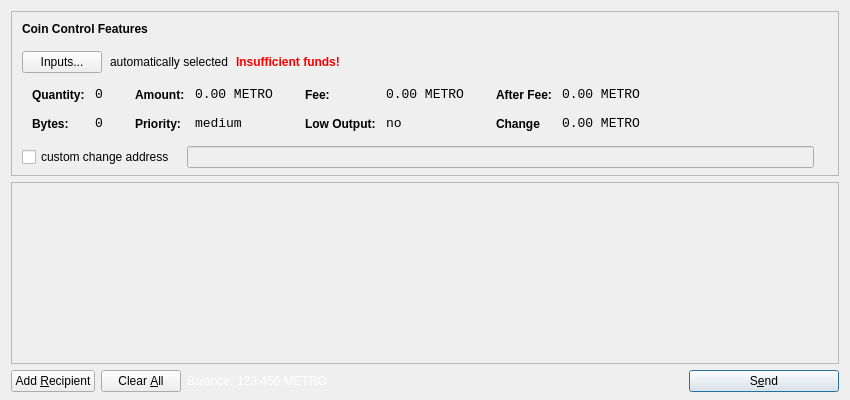
<?xml version="1.0" encoding="UTF-8"?>
<ui version="4.0">
 <class>SendCoinsDialog</class>
 <widget class="QDialog" name="SendCoinsDialog">
  <property name="geometry">
   <rect>
    <x>0</x>
    <y>0</y>
    <width>850</width>
    <height>400</height>
   </rect>
  </property>
  <property name="windowTitle">
   <string>Send Coins</string>
  </property>
  <layout class="QVBoxLayout" name="verticalLayout" stretch="0,1,0">
   <property name="bottomMargin">
    <number>8</number>
   </property>
   <item>
    <widget class="QFrame" name="frameCoinControl">
     <property name="sizePolicy">
      <sizepolicy hsizetype="Expanding" vsizetype="Expanding">
       <horstretch>0</horstretch>
       <verstretch>0</verstretch>
      </sizepolicy>
     </property>
     <property name="maximumSize">
      <size>
       <width>16777215</width>
       <height>16777215</height>
      </size>
     </property>
     <property name="frameShape">
      <enum>QFrame::StyledPanel</enum>
     </property>
     <property name="frameShadow">
      <enum>QFrame::Sunken</enum>
     </property>
     <layout class="QVBoxLayout" name="verticalLayoutCoinControl2">
      <property name="spacing">
       <number>-1</number>
      </property>
      <property name="leftMargin">
       <number>0</number>
      </property>
      <property name="topMargin">
       <number>0</number>
      </property>
      <property name="rightMargin">
       <number>0</number>
      </property>
      <property name="bottomMargin">
       <number>6</number>
      </property>
      <item>
       <layout class="QVBoxLayout" name="verticalLayoutCoinControl" stretch="0,0,0,0,1">
        <property name="spacing">
         <number>0</number>
        </property>
        <property name="leftMargin">
         <number>10</number>
        </property>
        <property name="topMargin">
         <number>10</number>
        </property>
        <item>
         <layout class="QHBoxLayout" name="horizontalLayoutCoinControl1">
          <property name="bottomMargin">
           <number>15</number>
          </property>
          <item>
           <widget class="QLabel" name="labelCoinControlFeatures">
            <property name="sizePolicy">
             <sizepolicy hsizetype="Preferred" vsizetype="Maximum">
              <horstretch>0</horstretch>
              <verstretch>0</verstretch>
             </sizepolicy>
            </property>
            <property name="font">
             <font>
              <weight>75</weight>
              <bold>true</bold>
             </font>
            </property>
            <property name="styleSheet">
             <string notr="true">font-weight:bold;</string>
            </property>
            <property name="text">
             <string>Coin Control Features</string>
            </property>
           </widget>
          </item>
         </layout>
        </item>
        <item>
         <layout class="QHBoxLayout" name="horizontalLayoutCoinControl2" stretch="0,0,0,0">
          <property name="spacing">
           <number>8</number>
          </property>
          <property name="bottomMargin">
           <number>10</number>
          </property>
          <item>
           <widget class="QPushButton" name="pushButtonCoinControl">
            <property name="styleSheet">
             <string notr="true"/>
            </property>
            <property name="text">
             <string>Inputs...</string>
            </property>
           </widget>
          </item>
          <item>
           <widget class="QLabel" name="labelCoinControlAutomaticallySelected">
            <property name="text">
             <string>automatically selected</string>
            </property>
            <property name="margin">
             <number>5</number>
            </property>
           </widget>
          </item>
          <item>
           <widget class="QLabel" name="labelCoinControlInsuffFunds">
            <property name="font">
             <font>
              <weight>75</weight>
              <bold>true</bold>
             </font>
            </property>
            <property name="styleSheet">
             <string notr="true">color:red;font-weight:bold;</string>
            </property>
            <property name="text">
             <string>Insufficient funds!</string>
            </property>
            <property name="margin">
             <number>5</number>
            </property>
           </widget>
          </item>
          <item>
           <spacer name="horizontalSpacerCoinControl">
            <property name="orientation">
             <enum>Qt::Horizontal</enum>
            </property>
            <property name="sizeHint" stdset="0">
             <size>
              <width>40</width>
              <height>1</height>
             </size>
            </property>
           </spacer>
          </item>
         </layout>
        </item>
        <item>
         <widget class="QWidget" name="widgetCoinControl" native="true">
          <property name="sizePolicy">
           <sizepolicy hsizetype="Preferred" vsizetype="Preferred">
            <horstretch>0</horstretch>
            <verstretch>0</verstretch>
           </sizepolicy>
          </property>
          <property name="minimumSize">
           <size>
            <width>0</width>
            <height>0</height>
           </size>
          </property>
          <property name="styleSheet">
           <string notr="true"/>
          </property>
          <layout class="QHBoxLayout" name="horizontalLayoutCoinControl5">
           <property name="margin">
            <number>0</number>
           </property>
           <item>
            <layout class="QHBoxLayout" name="horizontalLayoutCoinControl3" stretch="0,0,0,1">
             <property name="spacing">
              <number>20</number>
             </property>
             <property name="topMargin">
              <number>0</number>
             </property>
             <property name="bottomMargin">
              <number>10</number>
             </property>
             <item>
              <layout class="QFormLayout" name="formLayoutCoinControl1">
               <property name="horizontalSpacing">
                <number>10</number>
               </property>
               <property name="verticalSpacing">
                <number>14</number>
               </property>
               <property name="leftMargin">
                <number>10</number>
               </property>
               <property name="topMargin">
                <number>4</number>
               </property>
               <property name="rightMargin">
                <number>6</number>
               </property>
               <item row="0" column="0">
                <widget class="QLabel" name="labelCoinControlQuantityText">
                 <property name="styleSheet">
                  <string notr="true">font-weight:bold;</string>
                 </property>
                 <property name="text">
                  <string>Quantity:</string>
                 </property>
                 <property name="margin">
                  <number>0</number>
                 </property>
                </widget>
               </item>
               <item row="0" column="1">
                <widget class="QLabel" name="labelCoinControlQuantity">
                 <property name="font">
                  <font>
                   <family>Monospace</family>
                   <pointsize>10</pointsize>
                  </font>
                 </property>
                 <property name="cursor">
                  <cursorShape>IBeamCursor</cursorShape>
                 </property>
                 <property name="contextMenuPolicy">
                  <enum>Qt::ActionsContextMenu</enum>
                 </property>
                 <property name="text">
                  <string>0</string>
                 </property>
                 <property name="margin">
                  <number>0</number>
                 </property>
                 <property name="textInteractionFlags">
                  <set>Qt::LinksAccessibleByMouse|Qt::TextSelectableByKeyboard|Qt::TextSelectableByMouse</set>
                 </property>
                </widget>
               </item>
               <item row="1" column="0">
                <widget class="QLabel" name="labelCoinControlBytesText">
                 <property name="styleSheet">
                  <string notr="true">font-weight:bold;</string>
                 </property>
                 <property name="text">
                  <string>Bytes:</string>
                 </property>
                </widget>
               </item>
               <item row="1" column="1">
                <widget class="QLabel" name="labelCoinControlBytes">
                 <property name="font">
                  <font>
                   <family>Monospace</family>
                   <pointsize>10</pointsize>
                  </font>
                 </property>
                 <property name="cursor">
                  <cursorShape>IBeamCursor</cursorShape>
                 </property>
                 <property name="contextMenuPolicy">
                  <enum>Qt::ActionsContextMenu</enum>
                 </property>
                 <property name="text">
                  <string>0</string>
                 </property>
                 <property name="textInteractionFlags">
                  <set>Qt::LinksAccessibleByMouse|Qt::TextSelectableByKeyboard|Qt::TextSelectableByMouse</set>
                 </property>
                </widget>
               </item>
              </layout>
             </item>
             <item>
              <layout class="QFormLayout" name="formLayoutCoinControl2">
               <property name="horizontalSpacing">
                <number>10</number>
               </property>
               <property name="verticalSpacing">
                <number>14</number>
               </property>
               <property name="leftMargin">
                <number>6</number>
               </property>
               <property name="topMargin">
                <number>4</number>
               </property>
               <property name="rightMargin">
                <number>6</number>
               </property>
               <item row="0" column="0">
                <widget class="QLabel" name="labelCoinControlAmountText">
                 <property name="styleSheet">
                  <string notr="true">font-weight:bold;</string>
                 </property>
                 <property name="text">
                  <string>Amount:</string>
                 </property>
                 <property name="margin">
                  <number>0</number>
                 </property>
                </widget>
               </item>
               <item row="0" column="1">
                <widget class="QLabel" name="labelCoinControlAmount">
                 <property name="font">
                  <font>
                   <family>Monospace</family>
                   <pointsize>10</pointsize>
                  </font>
                 </property>
                 <property name="cursor">
                  <cursorShape>IBeamCursor</cursorShape>
                 </property>
                 <property name="contextMenuPolicy">
                  <enum>Qt::ActionsContextMenu</enum>
                 </property>
                 <property name="text">
                  <string>0.00 METRO</string>
                 </property>
                 <property name="textInteractionFlags">
                  <set>Qt::LinksAccessibleByMouse|Qt::TextSelectableByKeyboard|Qt::TextSelectableByMouse</set>
                 </property>
                </widget>
               </item>
               <item row="1" column="0">
                <widget class="QLabel" name="labelCoinControlPriorityText">
                 <property name="styleSheet">
                  <string notr="true">font-weight:bold;</string>
                 </property>
                 <property name="text">
                  <string>Priority:</string>
                 </property>
                </widget>
               </item>
               <item row="1" column="1">
                <widget class="QLabel" name="labelCoinControlPriority">
                 <property name="font">
                  <font>
                   <family>Monospace</family>
                   <pointsize>10</pointsize>
                  </font>
                 </property>
                 <property name="cursor">
                  <cursorShape>IBeamCursor</cursorShape>
                 </property>
                 <property name="contextMenuPolicy">
                  <enum>Qt::ActionsContextMenu</enum>
                 </property>
                 <property name="text">
                  <string>medium</string>
                 </property>
                 <property name="textInteractionFlags">
                  <set>Qt::LinksAccessibleByMouse|Qt::TextSelectableByKeyboard|Qt::TextSelectableByMouse</set>
                 </property>
                </widget>
               </item>
              </layout>
             </item>
             <item>
              <layout class="QFormLayout" name="formLayoutCoinControl3">
               <property name="horizontalSpacing">
                <number>10</number>
               </property>
               <property name="verticalSpacing">
                <number>14</number>
               </property>
               <property name="leftMargin">
                <number>6</number>
               </property>
               <property name="topMargin">
                <number>4</number>
               </property>
               <property name="rightMargin">
                <number>6</number>
               </property>
               <item row="0" column="0">
                <widget class="QLabel" name="labelCoinControlFeeText">
                 <property name="styleSheet">
                  <string notr="true">font-weight:bold;</string>
                 </property>
                 <property name="text">
                  <string>Fee:</string>
                 </property>
                 <property name="margin">
                  <number>0</number>
                 </property>
                </widget>
               </item>
               <item row="0" column="1">
                <widget class="QLabel" name="labelCoinControlFee">
                 <property name="font">
                  <font>
                   <family>Monospace</family>
                   <pointsize>10</pointsize>
                  </font>
                 </property>
                 <property name="cursor">
                  <cursorShape>IBeamCursor</cursorShape>
                 </property>
                 <property name="contextMenuPolicy">
                  <enum>Qt::ActionsContextMenu</enum>
                 </property>
                 <property name="text">
                  <string>0.00 METRO</string>
                 </property>
                 <property name="textInteractionFlags">
                  <set>Qt::LinksAccessibleByMouse|Qt::TextSelectableByKeyboard|Qt::TextSelectableByMouse</set>
                 </property>
                </widget>
               </item>
               <item row="1" column="0">
                <widget class="QLabel" name="labelCoinControlLowOutputText">
                 <property name="styleSheet">
                  <string notr="true">font-weight:bold;</string>
                 </property>
                 <property name="text">
                  <string>Low Output:</string>
                 </property>
                </widget>
               </item>
               <item row="1" column="1">
                <widget class="QLabel" name="labelCoinControlLowOutput">
                 <property name="font">
                  <font>
                   <family>Monospace</family>
                   <pointsize>10</pointsize>
                  </font>
                 </property>
                 <property name="cursor">
                  <cursorShape>IBeamCursor</cursorShape>
                 </property>
                 <property name="contextMenuPolicy">
                  <enum>Qt::ActionsContextMenu</enum>
                 </property>
                 <property name="text">
                  <string>no</string>
                 </property>
                 <property name="textInteractionFlags">
                  <set>Qt::LinksAccessibleByMouse|Qt::TextSelectableByKeyboard|Qt::TextSelectableByMouse</set>
                 </property>
                </widget>
               </item>
              </layout>
             </item>
             <item>
              <layout class="QFormLayout" name="formLayoutCoinControl4">
               <property name="horizontalSpacing">
                <number>10</number>
               </property>
               <property name="verticalSpacing">
                <number>14</number>
               </property>
               <property name="leftMargin">
                <number>6</number>
               </property>
               <property name="topMargin">
                <number>4</number>
               </property>
               <property name="rightMargin">
                <number>6</number>
               </property>
               <item row="0" column="0">
                <widget class="QLabel" name="labelCoinControlAfterFeeText">
                 <property name="styleSheet">
                  <string notr="true">font-weight:bold;</string>
                 </property>
                 <property name="text">
                  <string>After Fee:</string>
                 </property>
                 <property name="margin">
                  <number>0</number>
                 </property>
                </widget>
               </item>
               <item row="0" column="1">
                <widget class="QLabel" name="labelCoinControlAfterFee">
                 <property name="font">
                  <font>
                   <family>Monospace</family>
                   <pointsize>10</pointsize>
                  </font>
                 </property>
                 <property name="cursor">
                  <cursorShape>IBeamCursor</cursorShape>
                 </property>
                 <property name="contextMenuPolicy">
                  <enum>Qt::ActionsContextMenu</enum>
                 </property>
                 <property name="text">
                  <string>0.00 METRO</string>
                 </property>
                 <property name="textInteractionFlags">
                  <set>Qt::LinksAccessibleByMouse|Qt::TextSelectableByKeyboard|Qt::TextSelectableByMouse</set>
                 </property>
                </widget>
               </item>
               <item row="1" column="0">
                <widget class="QLabel" name="labelCoinControlChangeText">
                 <property name="styleSheet">
                  <string notr="true">font-weight:bold;</string>
                 </property>
                 <property name="text">
                  <string>Change</string>
                 </property>
                </widget>
               </item>
               <item row="1" column="1">
                <widget class="QLabel" name="labelCoinControlChange">
                 <property name="font">
                  <font>
                   <family>Monospace</family>
                   <pointsize>10</pointsize>
                  </font>
                 </property>
                 <property name="cursor">
                  <cursorShape>IBeamCursor</cursorShape>
                 </property>
                 <property name="contextMenuPolicy">
                  <enum>Qt::ActionsContextMenu</enum>
                 </property>
                 <property name="text">
                  <string>0.00 METRO</string>
                 </property>
                 <property name="textInteractionFlags">
                  <set>Qt::LinksAccessibleByMouse|Qt::TextSelectableByKeyboard|Qt::TextSelectableByMouse</set>
                 </property>
                </widget>
               </item>
              </layout>
             </item>
            </layout>
           </item>
          </layout>
         </widget>
        </item>
        <item>
         <layout class="QHBoxLayout" name="horizontalLayoutCoinControl4" stretch="0,0,0">
          <property name="spacing">
           <number>12</number>
          </property>
          <property name="sizeConstraint">
           <enum>QLayout::SetDefaultConstraint</enum>
          </property>
          <property name="topMargin">
           <number>5</number>
          </property>
          <property name="rightMargin">
           <number>5</number>
          </property>
          <item>
           <widget class="QCheckBox" name="checkBoxCoinControlChange">
            <property name="text">
             <string>custom change address</string>
            </property>
           </widget>
          </item>
          <item>
           <widget class="QLineEdit" name="lineEditCoinControlChange">
            <property name="enabled">
             <bool>false</bool>
            </property>
            <property name="sizePolicy">
             <sizepolicy hsizetype="Expanding" vsizetype="Fixed">
              <horstretch>0</horstretch>
              <verstretch>0</verstretch>
             </sizepolicy>
            </property>
           </widget>
          </item>
          <item>
           <widget class="QLabel" name="labelCoinControlChangeLabel">
            <property name="sizePolicy">
             <sizepolicy hsizetype="Preferred" vsizetype="Expanding">
              <horstretch>0</horstretch>
              <verstretch>0</verstretch>
             </sizepolicy>
            </property>
            <property name="minimumSize">
             <size>
              <width>0</width>
              <height>0</height>
             </size>
            </property>
            <property name="text">
             <string/>
            </property>
            <property name="margin">
             <number>3</number>
            </property>
           </widget>
          </item>
         </layout>
        </item>
        <item>
         <spacer name="verticalSpacerCoinControl">
          <property name="orientation">
           <enum>Qt::Vertical</enum>
          </property>
          <property name="sizeHint" stdset="0">
           <size>
            <width>800</width>
            <height>1</height>
           </size>
          </property>
         </spacer>
        </item>
       </layout>
      </item>
     </layout>
    </widget>
   </item>
   <item>
    <widget class="QScrollArea" name="scrollArea">
     <property name="widgetResizable">
      <bool>true</bool>
     </property>
     <widget class="QWidget" name="scrollAreaWidgetContents">
      <property name="geometry">
       <rect>
        <x>0</x>
        <y>0</y>
        <width>830</width>
        <height>165</height>
       </rect>
      </property>
      <layout class="QVBoxLayout" name="verticalLayout_2">
       <property name="margin">
        <number>0</number>
       </property>
       <item>
        <layout class="QVBoxLayout" name="entries">
         <property name="spacing">
          <number>6</number>
         </property>
        </layout>
       </item>
       <item>
        <spacer name="verticalSpacer">
         <property name="orientation">
          <enum>Qt::Vertical</enum>
         </property>
         <property name="sizeHint" stdset="0">
          <size>
           <width>20</width>
           <height>40</height>
          </size>
         </property>
        </spacer>
       </item>
      </layout>
     </widget>
    </widget>
   </item>
   <item>
    <layout class="QHBoxLayout" name="horizontalLayout">
     <item>
      <widget class="QPushButton" name="addButton">
       <property name="toolTip">
        <string>Send to multiple recipients at once</string>
       </property>
       <property name="text">
        <string>Add &amp;Recipient</string>
       </property>
       <property name="icon">
        <iconset resource="../bitcoin.qrc">
         <normaloff>:/icons/add</normaloff>:/icons/add</iconset>
       </property>
       <property name="autoDefault">
        <bool>false</bool>
       </property>
      </widget>
     </item>
     <item>
      <widget class="QPushButton" name="clearButton">
       <property name="sizePolicy">
        <sizepolicy hsizetype="Minimum" vsizetype="Fixed">
         <horstretch>0</horstretch>
         <verstretch>0</verstretch>
        </sizepolicy>
       </property>
       <property name="toolTip">
        <string>Remove all transaction fields</string>
       </property>
       <property name="text">
        <string>Clear &amp;All</string>
       </property>
       <property name="icon">
        <iconset resource="../bitcoin.qrc">
         <normaloff>:/icons/remove</normaloff>:/icons/remove</iconset>
       </property>
       <property name="autoRepeatDelay">
        <number>300</number>
       </property>
       <property name="autoDefault">
        <bool>false</bool>
       </property>
      </widget>
     </item>
     <item>
      <layout class="QHBoxLayout" name="horizontalLayout_2">
       <property name="spacing">
        <number>3</number>
       </property>
       <item>
        <widget class="QLabel" name="label">
         <property name="sizePolicy">
          <sizepolicy hsizetype="Preferred" vsizetype="Fixed">
           <horstretch>0</horstretch>
           <verstretch>0</verstretch>
          </sizepolicy>
         </property>
         <property name="styleSheet">
             <string notr="true">QLabel { color: white; }</string>
            </property>
         <property name="text">
          <string>Balance:</string>
         </property>
        </widget>
       </item>
       <item>
        <widget class="QLabel" name="labelBalance">
         <property name="sizePolicy">
          <sizepolicy hsizetype="Preferred" vsizetype="Fixed">
           <horstretch>0</horstretch>
           <verstretch>0</verstretch>
          </sizepolicy>
         </property>
         <property name="cursor">
          <cursorShape>IBeamCursor</cursorShape>
         </property>
         <property name="styleSheet">
             <string notr="true">QLabel { color: white; }</string>
            </property>
         <property name="text">
          <string>123.456 METRO</string>
         </property>
         <property name="textInteractionFlags">
          <set>Qt::LinksAccessibleByMouse|Qt::TextSelectableByKeyboard|Qt::TextSelectableByMouse</set>
         </property>
        </widget>
       </item>
      </layout>
     </item>
     <item>
      <spacer name="horizontalSpacer">
       <property name="orientation">
        <enum>Qt::Horizontal</enum>
       </property>
       <property name="sizeHint" stdset="0">
        <size>
         <width>40</width>
         <height>20</height>
        </size>
       </property>
      </spacer>
     </item>
     <item>
      <widget class="QPushButton" name="sendButton">
       <property name="minimumSize">
        <size>
         <width>150</width>
         <height>0</height>
        </size>
       </property>
       <property name="toolTip">
        <string>Confirm the send action</string>
       </property>
       <property name="text">
        <string>S&amp;end</string>
       </property>
       <property name="icon">
        <iconset resource="../bitcoin.qrc">
         <normaloff>:/icons/send</normaloff>:/icons/send</iconset>
       </property>
       <property name="default">
        <bool>true</bool>
       </property>
      </widget>
     </item>
    </layout>
   </item>
  </layout>
 </widget>
 <resources>
  <include location="../bitcoin.qrc"/>
 </resources>
 <connections/>
</ui>
